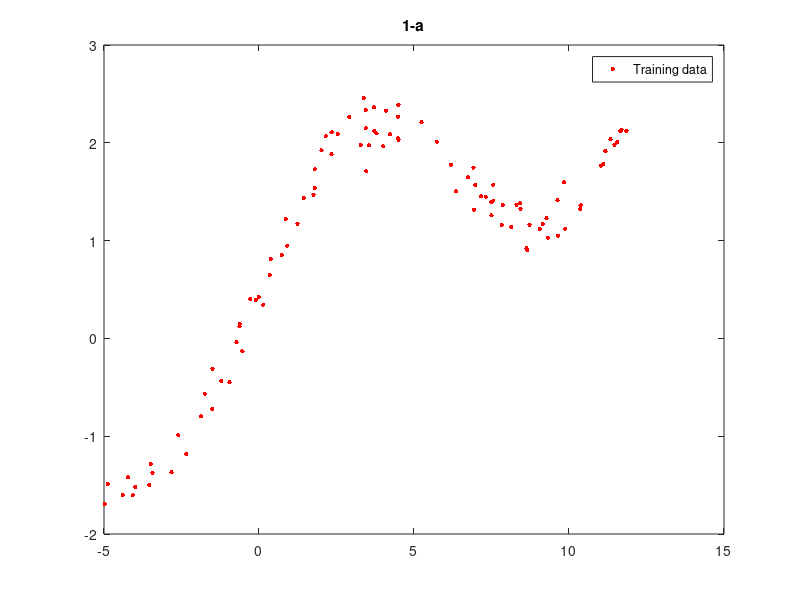
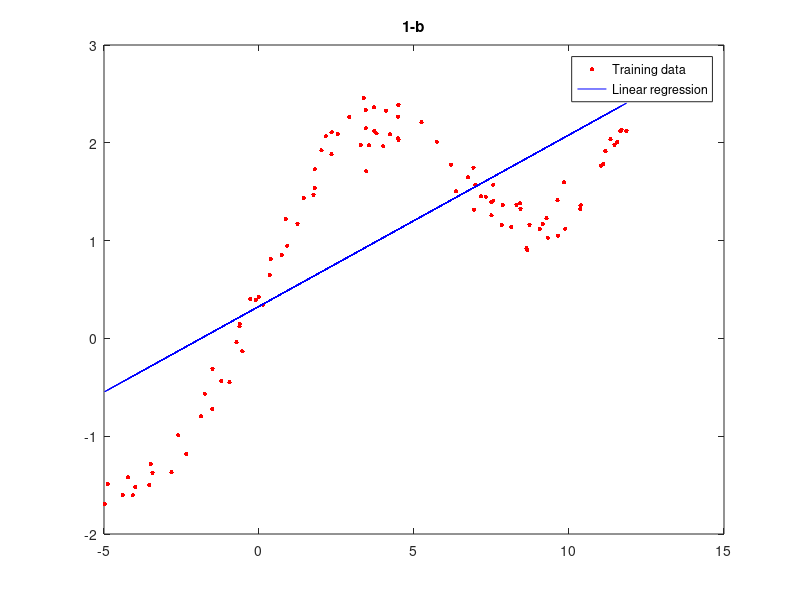

Source code (MATLAB) for these figures, in order: (Note: this script raises an error after producing the figures.)
% This is the solution for the NO.1 problem of Assignment 1
% Linear and polynomial regression
% Author: Qingbo Kang 
% Student ID: 40058122
% e-mail: qi_kang@encs.concordia.ca

close all;
%% a
% load the data into memory and plot it
hw1x = load('hw1x.dat');
hw1y = load('hw1y.dat');

% plot data
plot(hw1x, hw1y, 'r.', 'MarkerSize', 10);
legend('Training data');
title('1-a');

%% b
% add a column vector of 1s to the inputs
hw1x = [hw1x, ones(size(hw1x, 1), 1)];

% obtain the weight vector w use the linear regression formula
w = (hw1x'*hw1x)^-1 * hw1x' * hw1y;

% plot the linear regression line with the data 
figure
plot(hw1x(:, end - 1), hw1y, 'r.', 'MarkerSize', 10);
hold on
plot(hw1x(:, end - 1), hw1x*w, 'b-' );
legend('Training data', 'Linear regression');
title('1-b');
hold off

%% c
training_error = evaluteTrainError( hw1x, hw1y, w );

% report the error
fprintf( 'The training error of the resulting fit is: %f\n', training_error);

%% d, e
% get a quadratic fit of the data
[w_quad, hw1x_quad]  = PolyRegress( hw1x, hw1y, 2 );

% plot the data
figure
plot(hw1x(:, 1), hw1y, 'r.', 'MarkerSize', 10);
% plot the quadratic fit
hold on
[w_quad_plot, hw1x_cubic_plot] = PolyRegress( linspace(-5, 12, 100)',...
    zeros(100, 1),2);

plot(hw1x_cubic_plot(:, end - 1), hw1x_cubic_plot*w_quad, 'b' );
legend('Training data', 'Quadratic fit');
title('1-e');
hold off;

% report the training error
training_error_quad = evaluteTrainError( hw1x_quad, hw1y, w_quad );
fprintf( 'The training error of the quadratic fit is: %f\n', ...
    training_error_quad);

%% f
% get a cubic fit of the data
[w_cubic, hw1x_cubic] = PolyRegress( hw1x, hw1y, 3 );

% plot the data
figure
plot(hw1x(:, 1), hw1y, 'r.', 'MarkerSize', 10);
% plot the quadratic fit
hold on
[w_cubic_plot, hw1x_cubic_plot] = PolyRegress( linspace(-5, 12, 100)',...
    zeros(100, 1), 3);
plot(hw1x_cubic_plot(:, end - 1), hw1x_cubic_plot*w_cubic, 'b' );
legend('Training data', 'Cubic fit');
title('1-f');
hold off;

% report the training error
training_error_quad = evaluteTrainError( hw1x_cubic, hw1y, w_cubic );
fprintf( 'The training error of the cubic fit is: %f\n', ...
    training_error_quad);

%% g

%% h
FiveFoldCrossValidation;

%% i
% normalize the input data in each column by the maximum absolute vale in 
% that column.
hw1x = [hw1x(:, 1)./max(abs(hw1x(:, 1))), hw1x(:, 2)];

% performs five-fold cross-validation 
FiveFoldCrossValidation;